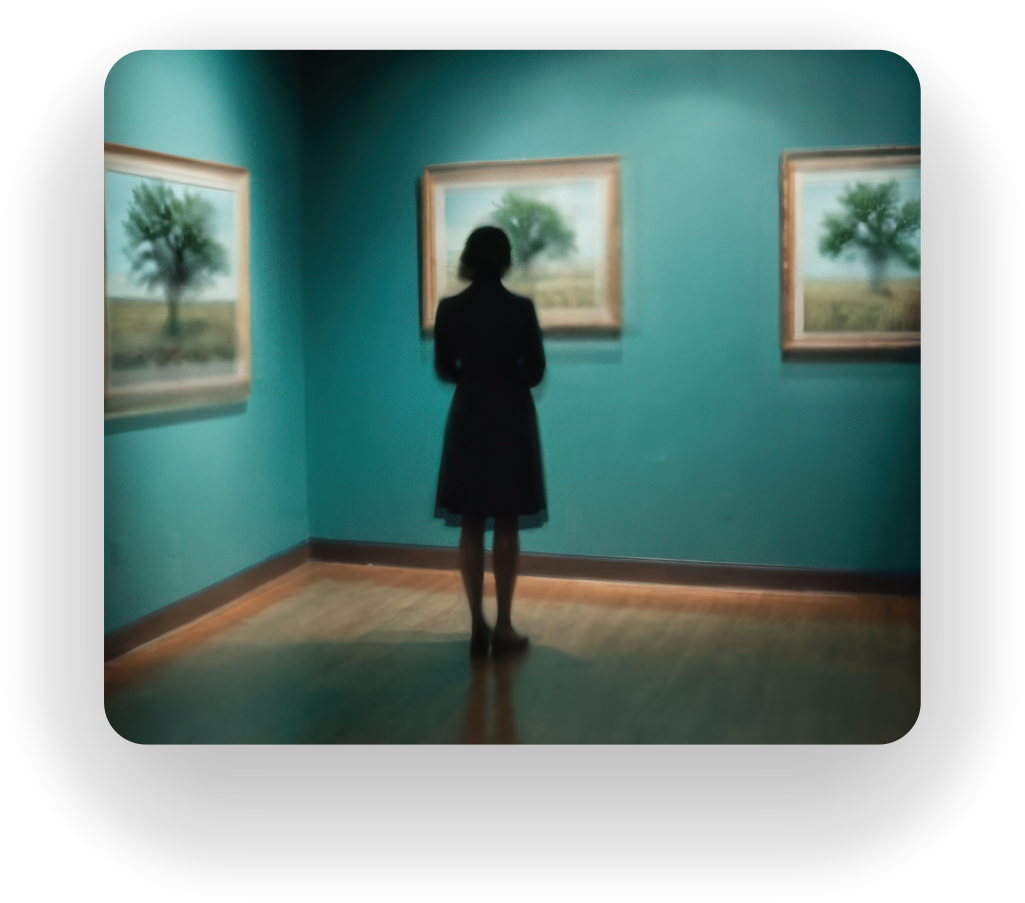
#> input picture app/assets/slides/slide_01_smart_object_layer_photo0_size_2050x1806_1.png, 2050 x 1806 px (shown at 1/2 size); its folder holds 4 pictures in this run
$ python pot-slides-textures.py
#> lines starting #> are read from the running program, lines starting #| are printed output that depends on the picture
import os
import glob
from PIL import Image
import numpy as np

def nearest_power_of_two(n):
    return 2**int(np.floor(np.log2(n)))

def optimize_images():
    image_dir = os.path.join("assets", "slides")
    pattern = os.path.join(image_dir, "*photo*.png")

    optimized_images = []

    for file_path in glob.glob(pattern):
        img = Image.open(file_path)
#> img is the input picture: PIL image 2050x1806 RGBA; mean R, G, B, A 45.9, 67.8, 63, 163.7
        width, height = img.size
#> width = 2050; height = 1806

        new_width = nearest_power_of_two(width)
#> new_width = 2048
        new_height = nearest_power_of_two(height)
#> new_height = 1024

        if (new_width, new_height) != (width, height):
            img = img.resize((new_width, new_height), Image.LANCZOS)
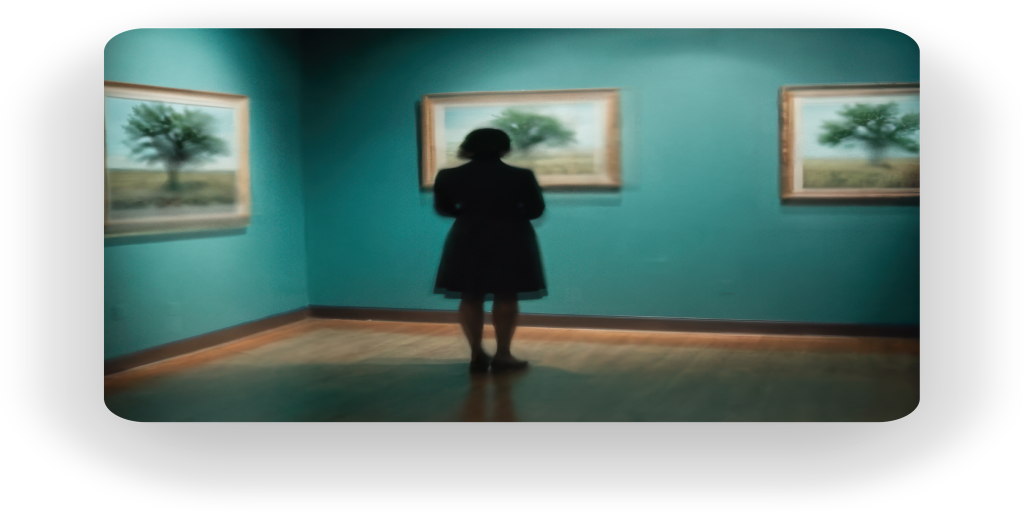
#> img: PIL image 2048x1024 RGBA (shown at 1/2 size); mean R, G, B, A 42.4, 64.2, 59.2, 163.7; transparent parts drawn white
            img.save(file_path)
            optimized_images.append((file_path, width, height, new_width, new_height))
#> pass 2 of the loop in optimize_images, `for file_path in glob.glob(pattern):`:
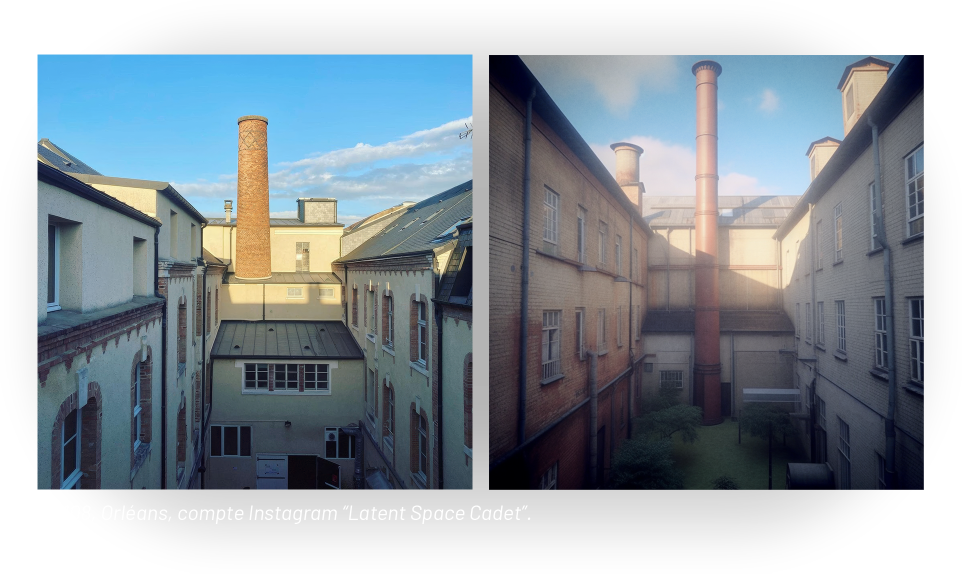
#> input picture app/assets/slides/slide_02_smart_object_layer_photo0_size_1924x1147_1.png, 1924 x 1147 px (shown at 1/2 size)
#> in optimize_images, img is the input picture: PIL image 1924x1147 RGBA; mean R, G, B, A 77.1, 87.2, 95.1, 179.3
#> in optimize_images, `img = img.resize((new_width, new_height), Image.LANCZOS)`:
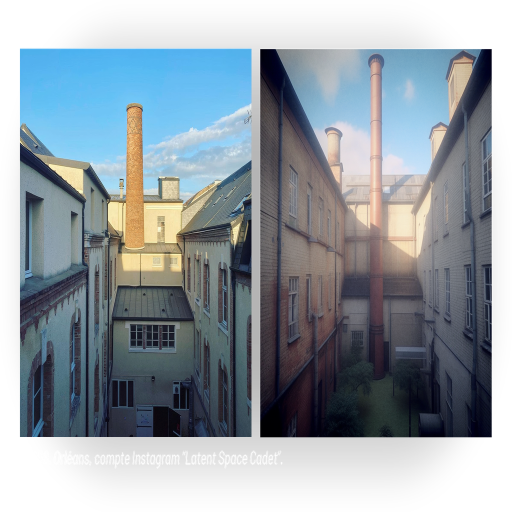
#> img: PIL image 1024x1024 RGBA (shown at 1/2 size); mean R, G, B, A 71.9, 81.9, 89.5, 179.2; transparent parts drawn white

    print("Summary:")
    for file_path, old_w, old_h, new_w, new_h in optimized_images:
        print(f"{file_path}: {old_w}x{old_h} -> {new_w}x{new_h}")

if __name__ == "__main__":
    optimize_images()
